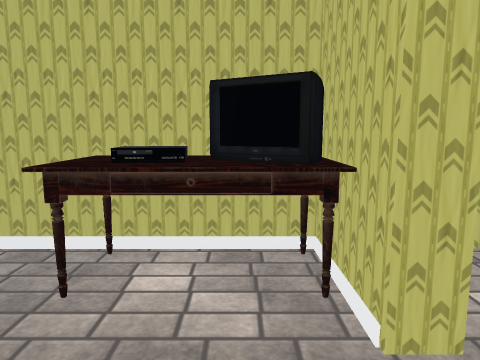
view 1 (above)

21 first-person views from a walk through a Unity game level. The camera is 1.4 m above the floor, tilts 8° down and sees 70° across. Doors are open. The floor is counted in squares, 0.5 m on a side. Each view is taken from the middle of a square. On the plan, view 1 faces up. The plan holds only what a view shows up to about 20 squares ahead; the rest is blank. The player character is not drawn. Some surface patterns are stand-ins.

view 2
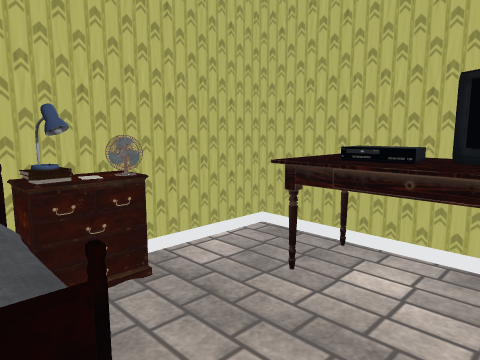

view 3
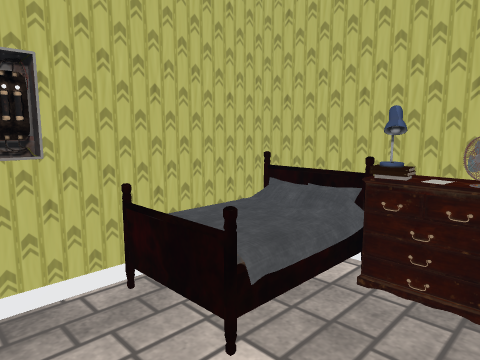

view 4
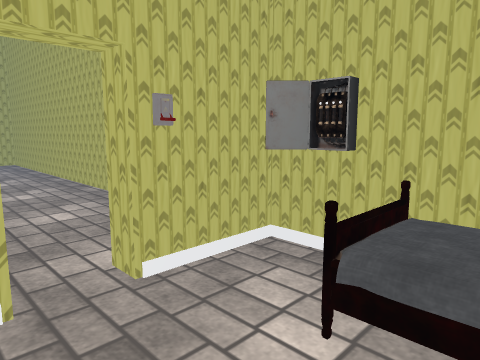

view 5
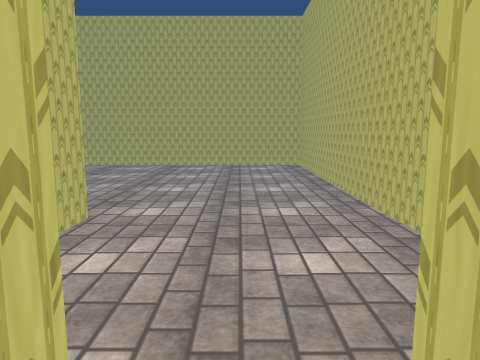

view 6
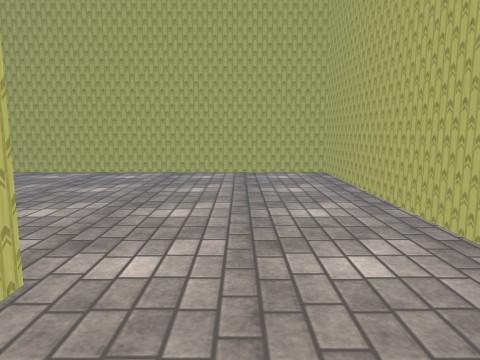

view 7
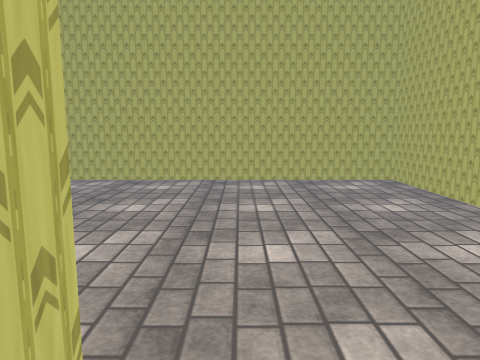

view 8
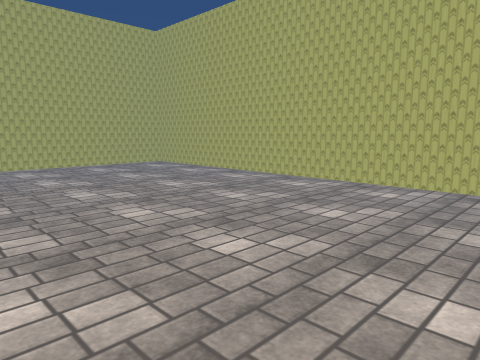

view 9
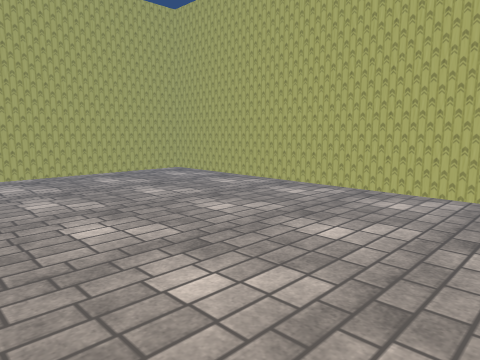

view 10
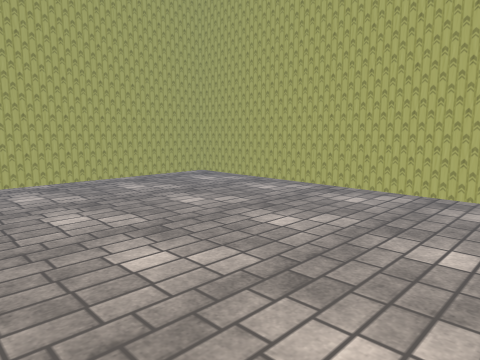

view 11
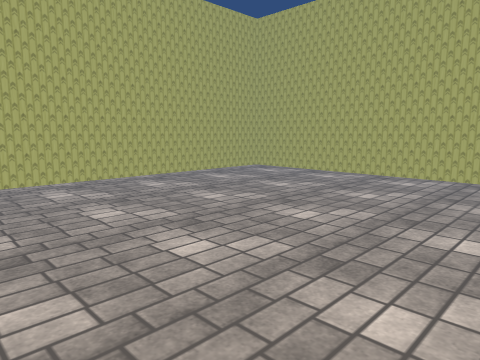

view 12
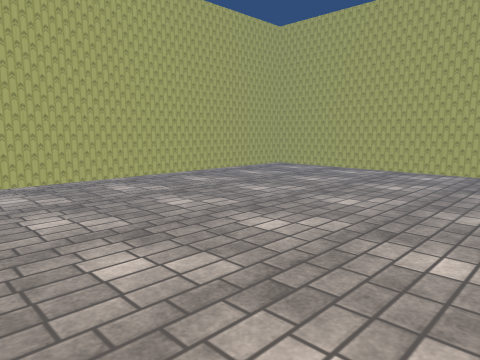

view 13
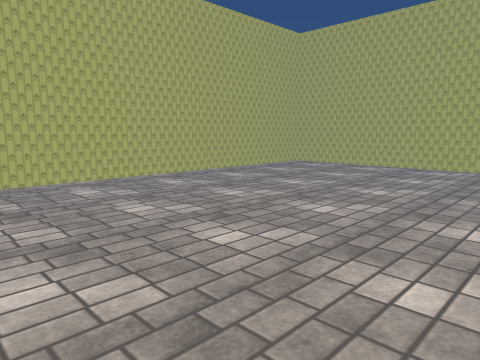

view 14
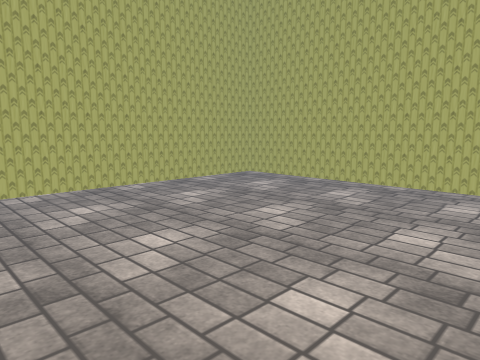

view 15
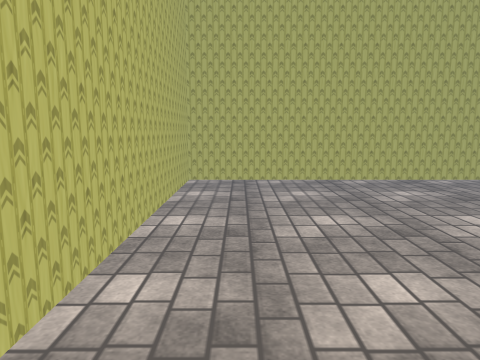

view 16
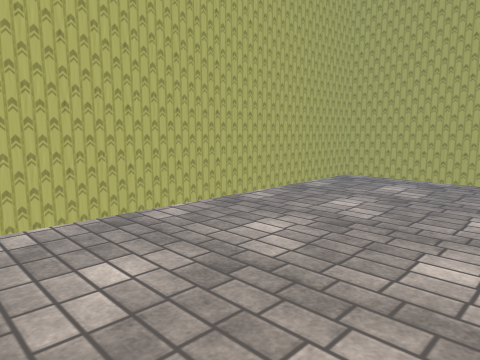

view 17
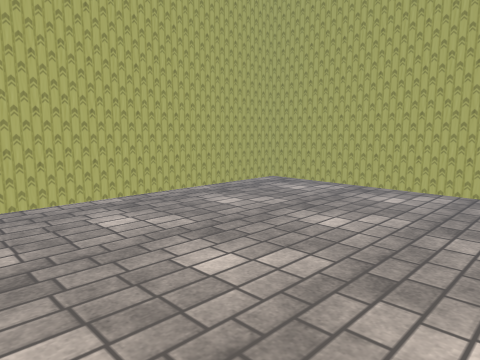

view 18
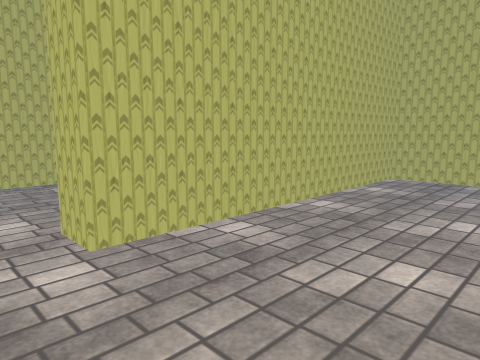

view 19
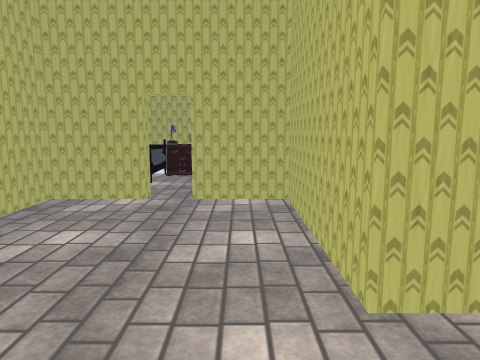

view 20
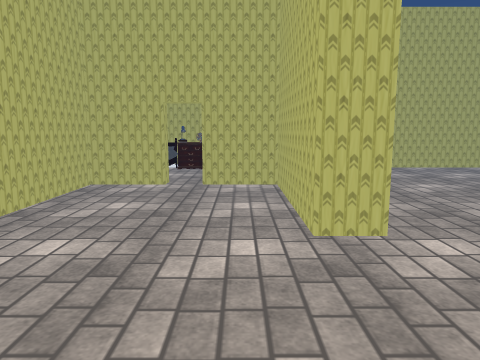

view 21
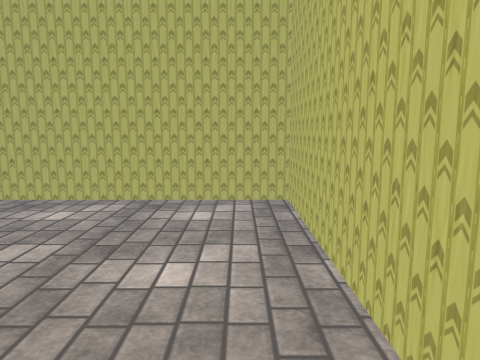

### Floor plan
Ten units are one square. View 1 is at (0, 0); x grows to the right and y downward. Boxes are objects, and circles mark ways between rooms. Rooms are numbered by the first view taken in them; rooms with no view inside come last. Other rooms are left out.
<svg viewBox="-70 -345 375 370">
<path fill="none" stroke="#000" d="M-47 -32 -52 -28M-48 -31 -52 -28M-48 -32 -51 -27M-48 -32 -53 -27M-48 -33 -52 -27M-50 -33 -51 -27M18 -40 18 -80 -60 -80 -60 20 18 20 18 -20M-5 16 2 18M-5 17 3 17M-5 19 3 16M4 16 12 9M18 -20 28 -20 28 20 300 20 300 -316M276 -340 -26 -340M-60 -306 -60 -100 120 -100 120 -80 28 -80 28 -40 18 -40"/>
<rect x="-65" y="-25" width="10" height="10" fill="#bbb"><title>other object</title></rect>
<rect x="-55" y="-15" width="40" height="30" fill="#bbb"><title>other object</title></rect>
<rect x="-55" y="-15" width="10" height="10" fill="#bbb"><title>other object</title></rect>
<rect x="-55" y="-25" width="10" height="10" fill="#bbb"><title>other object</title></rect>
<rect x="-35" y="-75" width="50" height="30" fill="#bbb"><title>other object</title></rect>
<rect x="-5" y="-75" width="20" height="20" fill="#bbb"><title>other object</title></rect>
<circle cx="20" cy="-30" r="3" fill="#2a7"/>
<text x="-20" y="-30">1</text>
<text x="130" y="-170">2</text>
</svg>
Room 1 opens to room 2.

Where each view was taken, in squares from view 1:
view 1: 0 up, 0 right, facing up
view 2: 0 up, 1 right, facing up-left
view 3: 4 up, 1 right, facing down-left
view 4: 5 up, 4 left, facing down-right
view 5: 3 up, 1 right, facing right
view 6: 4 up, 6 right, facing right
view 7: 7 up, 10 right, facing right
view 8: 5 up, 12 right, facing up-right
view 9: 11 up, 14 right, facing up-right
view 10: 14 up, 14 right, facing up-right
view 11: 14 up, 8 right, facing up-right
view 12: 14 up, 5 right, facing up-right
view 13: 14 up, 2 right, facing up-right
view 14: 16 up, 11 right, facing up-left
view 15: 13 up, 14 right, facing left
view 16: 13 up, 5 right, facing up-left
view 17: 20 up, 13 right, facing up-right
view 18: 18 up, 15 right, facing down-left
view 19: 6 up, 17 right, facing left
view 20: 6 up, 21 right, facing left
view 21: 0 up, 16 right, facing right
